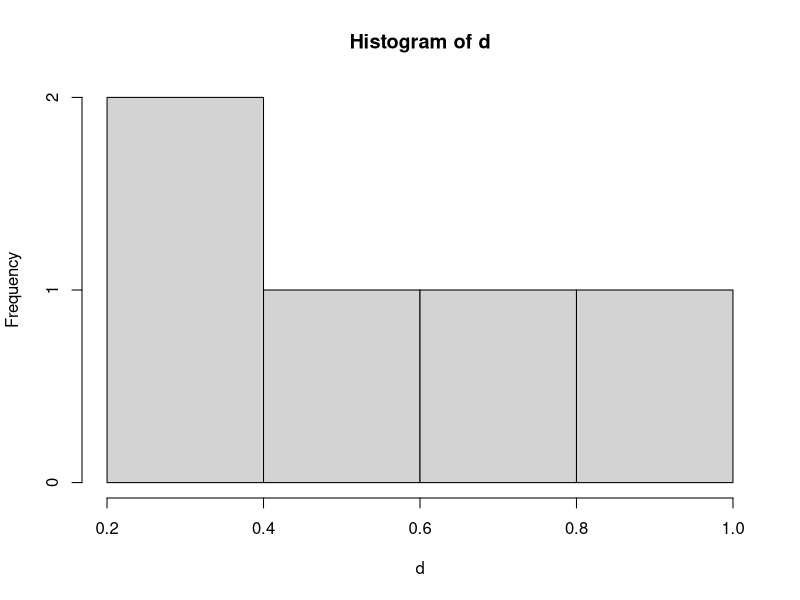
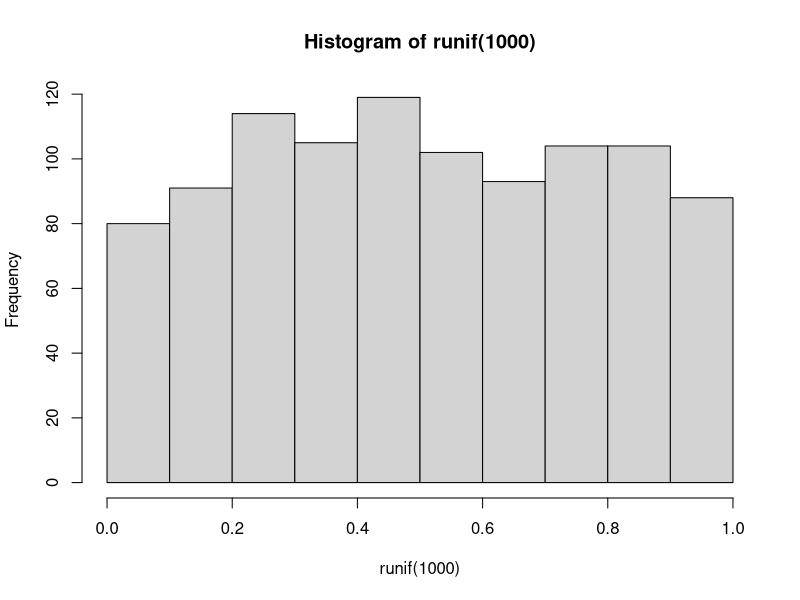
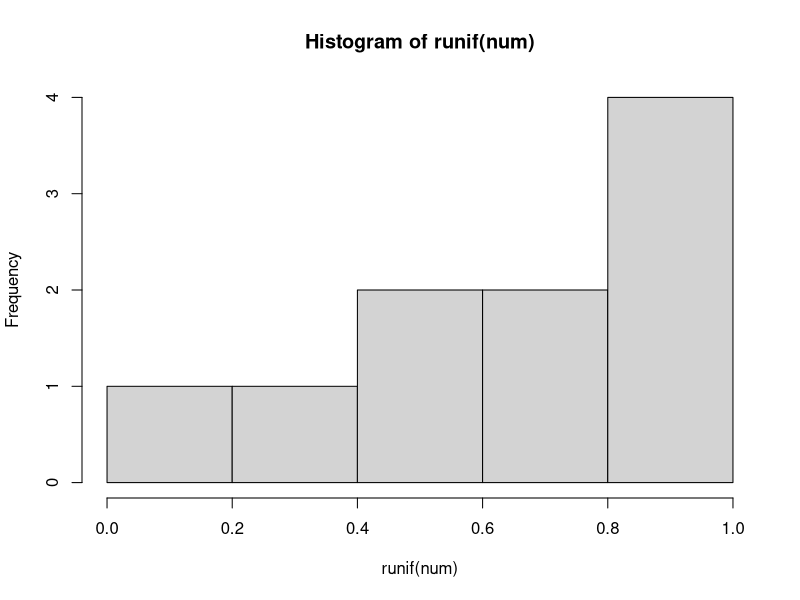
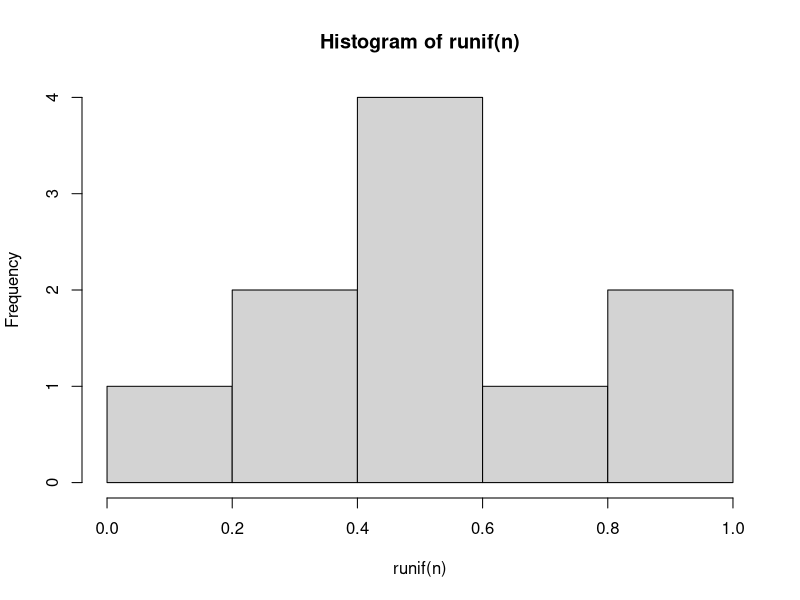
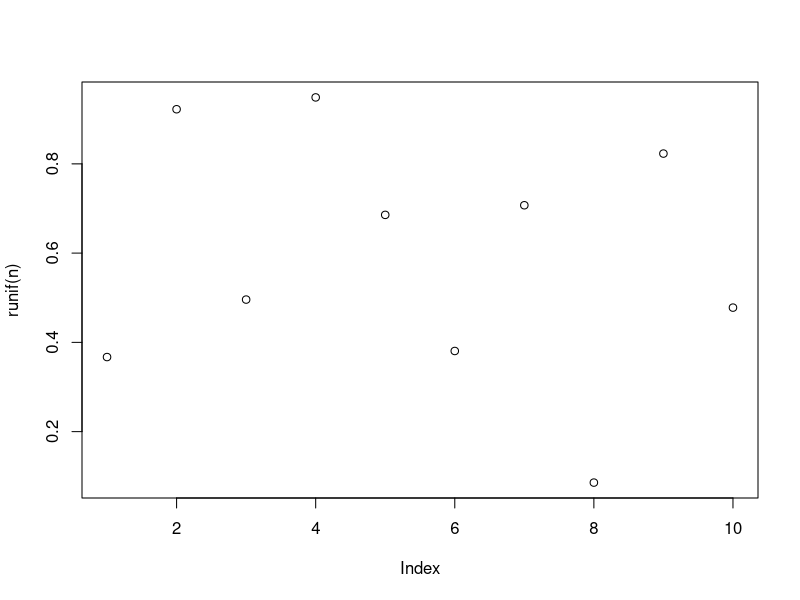
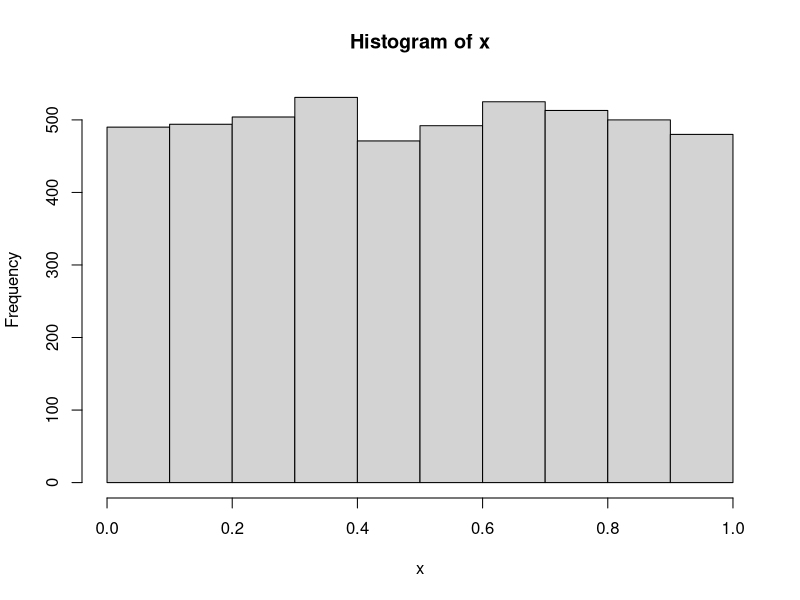

Generate these figures, in order, with R:
#____________________OMAR FAROQUE___________________
#______________________ROLL:1822021_____________________
#______________________Session:(2018-19)___________________
### Random number generator from uniform distribution
set.seed(1822021)
n=5
d=runif(n)
print(d)
hist(d)

#______________Increasing Random Number_____________________
set.seed(1822021)
hist(runif(1000))

#_______Generate fixed random number from uniform distribution_____
set.seed(1822021)
set.seed(17)
num=10
runif(num)
hist(runif(num))

#_______Check are the numbers same or not_____
set.seed(1822021)
n=10
runif(n)
hist(runif(n))
plot(runif(n))
punif(n,min = 3,max = 10,lower.tail = T,FALSE)

#__________Random number using lcg_____________
set.seed(1822021)
lcg=function(N,x0,a,c,m){
  x=rep(0,N)
  x[1]=x0
  for (i in 2:N) x[i]=(a*x0+c)%%m
  R=x/m
  return(x)
  
}
lcg(11,33,2,4,100)

#_______Testing uniformity of Random Number_______
set.seed(17)
x <- runif(5000)
hist(x)
ks.test(x,"punif")

data=c(.4,.4,.4,.4,.4,.4,.4,.4)
ks.test(data,"punif")
